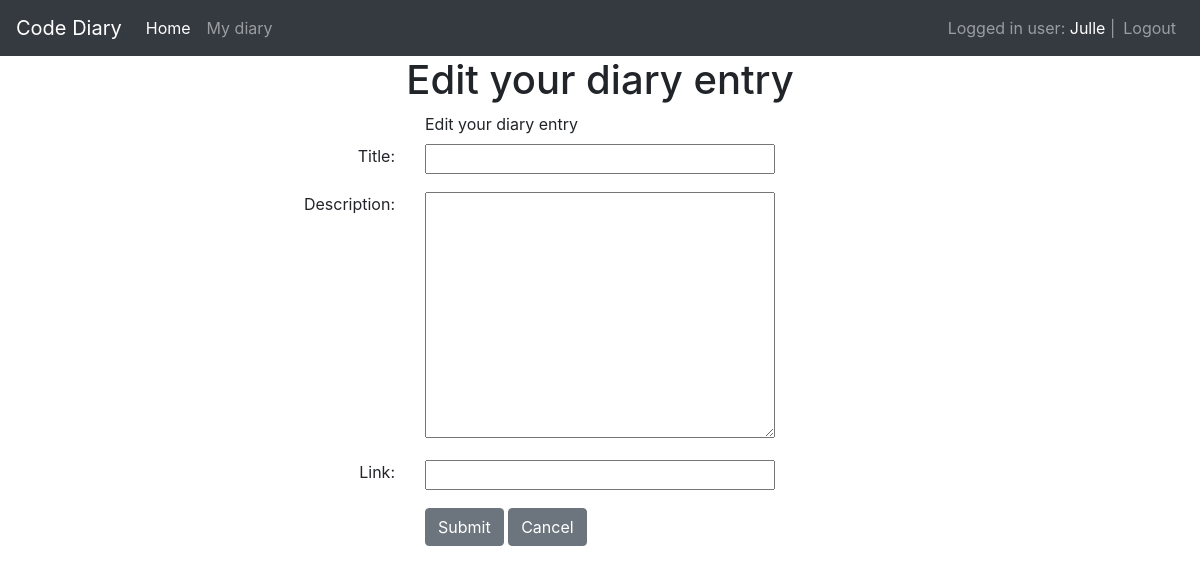
/diaries/edit/6 (signed in), run on an earlier commit of the app's database.
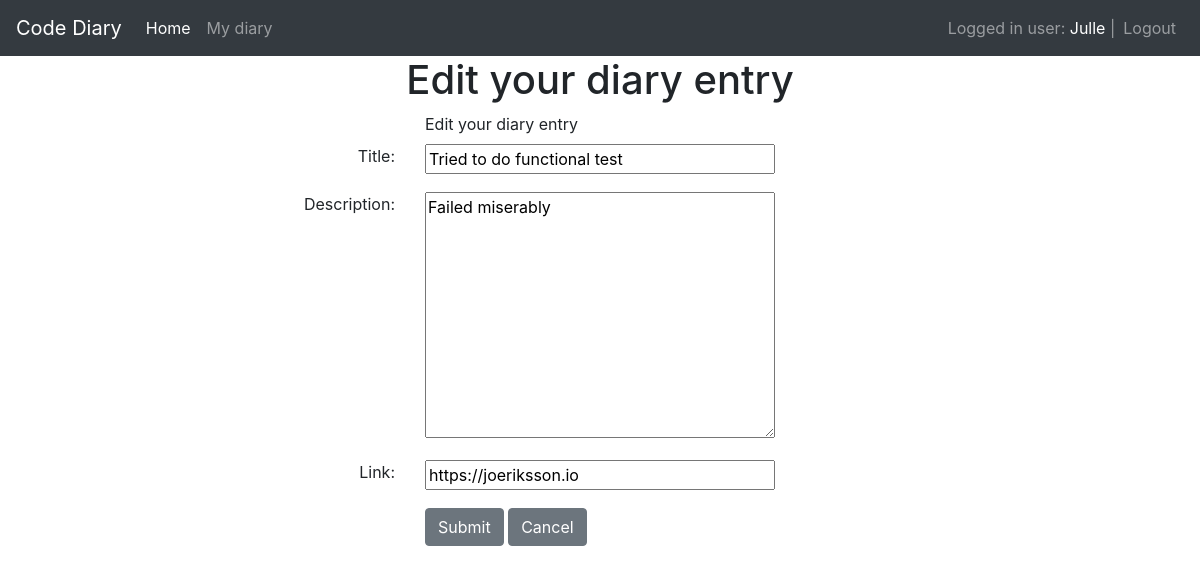
And on a later commit of the database.
### app/models/diaries.py (models this page shows, shortened)
class Diary(db.Model):
    id = db.Column(db.Integer, primary_key=True)
    title = db.Column(db.String(100), nullable=False)
    description = db.Column(db.String(500))
    link = db.Column(db.String(256))
    created_date = db.Column(db.DateTime, default=datetime.now)  # new field
    user_id = db.Column(db.Integer, db.ForeignKey('user.id'), nullable=False)

### app/views/diaries.py (the view, shortened to what this page needs)
@diary_blueprint.route('/edit/<string:diary_id>', methods=['GET', 'POST'])
@login_required
def edit_diary(diary_id):
    diary = load_diary(diary_id)
    return render_template('diaries/edit.html', diary=diary)

### app/views/diaries.py (called while the page is built)
def load_diary(diary_id):
    diary = Diary.query.filter_by(id=diary_id).first()
    return diary

### app/views/users.py (called while the page is built)
@login_manager.user_loader
def load_user(user_id):
    return User.query.get(int(user_id))

### app/templates/diaries/edit.html
{% extends 'base.html' %}
{% block content %}
    <div class="container text-center">
        <h1>Edit your diary entry</h1>
        <div>
            <form method="POST">
                <div class="row">
                    <div class="col-sm"></div>
                    <div class="col-md text-left">
                        <label for="Diary Creation">Edit your diary entry</label>
                    </div>
                    <div class="col-sm"></div>
                </div>
                <div class="form-group">
                    <div class="row">
                        <div class="col-sm text-right">
                            <label for="title">Title: </label>
                        </div>
                        <div class="col-md text-left">
                            <input class="w-100" type="text" name="title" value="{{ diary.title }}">
                        </div>
                        <div class="col-sm"></div>
                    </div>
                </div>
                <div class="form-group">
                    <div class="row">
                        <div class="col-sm text-right">
                            <label for="description">Description: </label>
                        </div>
                        <div class="col-md text-left">
                            <textarea class="w-100" name="description" rows="10">{{ diary.description }}</textarea>
                        </div>
                        <div class="col-sm"></div>
                    </div>
                </div>
                <div class="form-group">
                    <div class="row">
                        <div class="col-sm text-right">
                            <label for="link">Link: </label>
                        </div>
                        <div class="col-md text-left">
                            <input class="w-100" type="url" name="link" value="{{ diary.link }}">
                        </div>
                        <div class="col-sm"></div>
                    </div>
                </div>
                <div class="form-group">
                    <div class="row">
                        <div class="col-sm text-right"></div>
                        <div class="col-md text-left">
                            <button class="btn btn-secondary" type="submit" value="Submit">Submit</button>
                            <a class="btn btn-secondary" href="{{ url_for('diaries.index') }}" role="button">Cancel</a>
                        </div>
                        <div class="col-sm"></div>
                    </div>
                </div>
            </form>
        </div>
    </div>
{% endblock %}

What changed in the data, as far as the page shows it:
added Diary: title "Tried to do functional test", description "Failed miserably", link "https://joeriksson.io"
